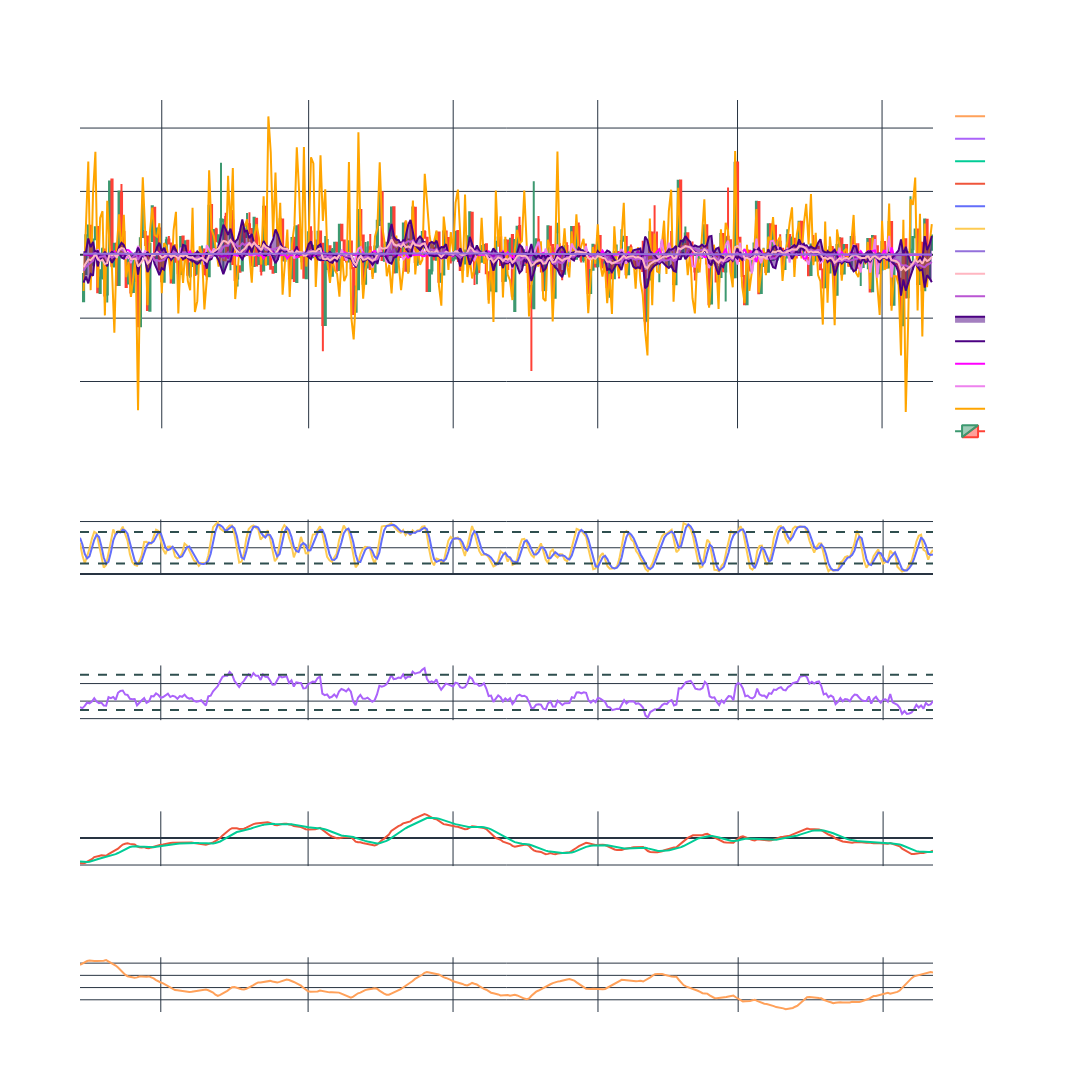

Notebook cell for this chart:
### Code cell
candlestick(df_btc, 360, comparison=df_sol, indicators=indicators2)

### Figure 1 — Plotly figure (JSON) as saved in the notebook; plotly's stock layout.template omitted (floating-point values rounded to 4 significant figures; data arrays with more than 128 entries replaced by an {"elided": "..."} marker saying what was removed)
{"data": [{"close": {"elided": "360 float values"}, "high": {"elided": "360 float values"}, "hoverinfo": "text", "low": {"elided": "360 float values"}, "open": {"elided": "360 float values"}, "text": {"elided": "360 str values"}, "type": "candlestick", "x": {"elided": "360 str values"}, "xaxis": "x", "yaxis": "y"}, {"customdata": {"elided": "360x4 float values"}, "hovertemplate": "Percentual Change: %{y}<br>Date: %{x}<br>Open: %{customdata[0]:.3f}<br>High: %{customdata[1]:.3f}<br>Low: %{customdata[2]:.3f}<br>Close: %{customdata[3]:.3f}", "line": {"color": "orange"}, "mode": "lines", "name": "Extra Coin", "type": "scatter", "x": {"elided": "360 str values"}, "y": {"elided": "360 float values"}}, {"customdata": {"elided": "360x4 float values"}, "hovertemplate": "Percentual Change: %{y}<br>Date: %{x}<br>Open: %{customdata[0]:.3f}<br>High: %{customdata[1]:.3f}<br>Low: %{customdata[2]:.3f}<br>Close: %{customdata[3]:.3f}", "line": {"color": "violet"}, "mode": "lines", "name": "sp500_close", "type": "scatter", "x": {"elided": "360 str values"}, "y": {"elided": "360 float values"}}, {"customdata": {"elided": "360x4 float values"}, "hovertemplate": "Percentual Change: %{y}<br>Date: %{x}<br>Open: %{customdata[0]:.3f}<br>High: %{customdata[1]:.3f}<br>Low: %{customdata[2]:.3f}<br>Close: %{customdata[3]:.3f}", "line": {"color": "magenta"}, "mode": "lines", "name": "dollar_close", "type": "scatter", "x": {"elided": "360 str values"}, "y": {"elided": "360 float values"}}, {"customdata": {"elided": "360x4 float values"}, "hovertemplate": "Percentual Change: %{y}<br>Date: %{x}<br>Open: %{customdata[0]:.3f}<br>High: %{customdata[1]:.3f}<br>Low: %{customdata[2]:.3f}<br>Close: %{customdata[3]:.3f}", "line": {"color": "indigo"}, "mode": "lines", "name": "bb_low", "type": "scatter", "x": {"elided": "360 str values"}, "y": {"elided": "360 float values"}}, {"customdata": {"elided": "360x4 float values"}, "fill": "tonexty", "hovertemplate": "Percentual Change: %{y}<br>Date: %{x}<br>Open: %{customdata[0]:.3f}<br>High: %{customdata[1]:.3f}<br>Low: %{customdata[2]:.3f}<br>Close: %{customdata[3]:.3f}", "line": {"color": "indigo"}, "mode": "lines", "name": "bb_high", "type": "scatter", "x": {"elided": "360 str values"}, "y": {"elided": "360 float values"}}, {"customdata": {"elided": "360x4 float values"}, "hovertemplate": "Percentual Change: %{y}<br>Date: %{x}<br>Open: %{customdata[0]:.3f}<br>High: %{customdata[1]:.3f}<br>Low: %{customdata[2]:.3f}<br>Close: %{customdata[3]:.3f}", "line": {"color": "mediumorchid"}, "mode": "lines", "name": "SMA30", "type": "scatter", "x": {"elided": "360 str values"}, "y": {"elided": "360 float values"}}, {"customdata": {"elided": "360x4 float values"}, "hovertemplate": "Percentual Change: %{y}<br>Date: %{x}<br>Open: %{customdata[0]:.3f}<br>High: %{customdata[1]:.3f}<br>Low: %{customdata[2]:.3f}<br>Close: %{customdata[3]:.3f}", "line": {"color": "lightpink"}, "mode": "lines", "name": "EMA30", "type": "scatter", "x": {"elided": "360 str values"}, "y": {"elided": "360 float values"}}, {"customdata": {"elided": "360x4 float values"}, "hovertemplate": "Percentual Change: %{y}<br>Date: %{x}<br>Open: %{customdata[0]:.3f}<br>High: %{customdata[1]:.3f}<br>Low: %{customdata[2]:.3f}<br>Close: %{customdata[3]:.3f}", "line": {"color": "mediumpurple"}, "mode": "lines", "name": "CMA30", "type": "scatter", "x": {"elided": "360 str values"}, "y": {"elided": "360 float values"}}, {"mode": "lines", "name": "slowk", "type": "scatter", "x": {"elided": "360 str values"}, "xaxis": "x2", "y": {"elided": "360 float values"}, "yaxis": "y2"}, {"mode": "lines", "name": "slowd", "type": "scatter", "x": {"elided": "360 str values"}, "xaxis": "x2", "y": {"elided": "360 float values"}, "yaxis": "y2"}, {"mode": "lines", "name": "macd", "type": "scatter", "x": {"elided": "360 str values"}, "xaxis": "x4", "y": {"elided": "360 float values"}, "yaxis": "y4"}, {"mode": "lines", "name": "macd signal", "type": "scatter", "x": {"elided": "360 str values"}, "xaxis": "x4", "y": {"elided": "360 float values"}, "yaxis": "y4"}, {"mode": "lines", "name": "rsi", "type": "scatter", "x": {"elided": "360 str values"}, "xaxis": "x3", "y": {"elided": "360 float values"}, "yaxis": "y3"}, {"mode": "lines", "name": "adx", "type": "scatter", "x": {"elided": "360 str values"}, "xaxis": "x5", "y": {"elided": "360 float values"}, "yaxis": "y5"}], "layout": {"annotations": [{"showarrow": false, "text": "<b>Stochastic Oscillator</b>", "x": 0.5, "xref": "x2 domain", "y": 1.5, "yref": "y2 domain"}, {"showarrow": false, "text": "<b>MACD</b>", "x": 0.5, "xref": "x4 domain", "y": 1.5, "yref": "y4 domain"}, {"showarrow": false, "text": "<b>RSI</b>", "x": 0.5, "xref": "x3 domain", "y": 1.5, "yref": "y3 domain"}, {"showarrow": false, "text": "<b>ADX</b>", "x": 0.5, "xref": "x5 domain", "y": 1.5, "yref": "y5 domain"}], "font": {"color": "white", "size": 15}, "height": 2000, "paper_bgcolor": "rgba(0, 0, 0, 0)", "plot_bgcolor": "rgba(0, 0, 0, 0)", "shapes": [{"line": {"color": "darkslategray", "dash": "dash", "width": 2}, "type": "line", "x0": 0, "x1": 1, "xref": "x2 domain", "y0": 20, "y1": 20, "yref": "y2"}, {"line": {"color": "darkslategray", "dash": "dash", "width": 2}, "type": "line", "x0": 0, "x1": 1, "xref": "x2 domain", "y0": 80, "y1": 80, "yref": "y2"}, {"line": {"color": "darkslategray", "dash": "dash", "width": 2}, "type": "line", "x0": 0, "x1": 1, "xref": "x3 domain", "y0": 30, "y1": 30, "yref": "y3"}, {"line": {"color": "darkslategray", "dash": "dash", "width": 2}, "type": "line", "x0": 0, "x1": 1, "xref": "x3 domain", "y0": 70, "y1": 70, "yref": "y3"}], "width": 1300, "xaxis": {"anchor": "y", "domain": [0, 1], "rangeslider": {"visible": false}}, "xaxis2": {"anchor": "y2", "domain": [0, 1]}, "xaxis3": {"anchor": "y3", "domain": [0, 1]}, "xaxis4": {"anchor": "y4", "domain": [0, 1]}, "xaxis5": {"anchor": "y5", "domain": [0, 1]}, "yaxis": {"anchor": "x", "domain": [0.64, 1], "tickformat": ".2%"}, "yaxis2": {"anchor": "x2", "domain": [0.48, 0.54]}, "yaxis3": {"anchor": "x3", "domain": [0.32, 0.38]}, "yaxis4": {"anchor": "x4", "domain": [0.16, 0.22]}, "yaxis5": {"anchor": "x5", "domain": [0, 0.06]}}}
